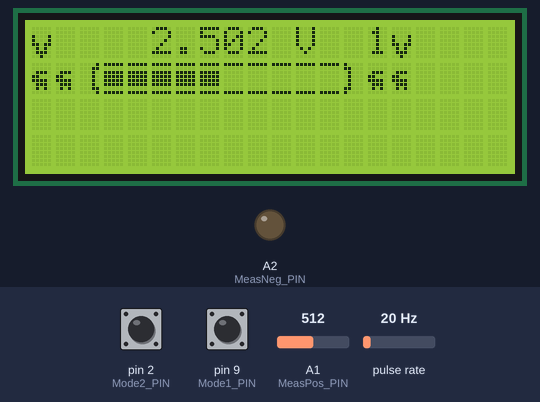
Bench run of a sketch on a simulated Arduino Uno, built with avr-gcc and run on an emulated ATmega328P. Shown: 20×4 character LCD, output pins drawn as LEDs (lit = HIGH). Wiring (inferred from the names in the program): pulse sensor: data pin 8. The inputs (shaded band) are chosen by the test bench; at power-on: pin 2 (Mode2_PIN) HIGH, A1 (MeasPos_PIN) = 512, pin 9 (Mode1_PIN) HIGH, pulse rate 20 Hz. What the sketch prints to the serial monitor is not drawn.

Above: at 1.3 s.
1.4 s: pin 2 (Mode2_PIN) pulled LOW for 0.15 s
At 1.53 s:
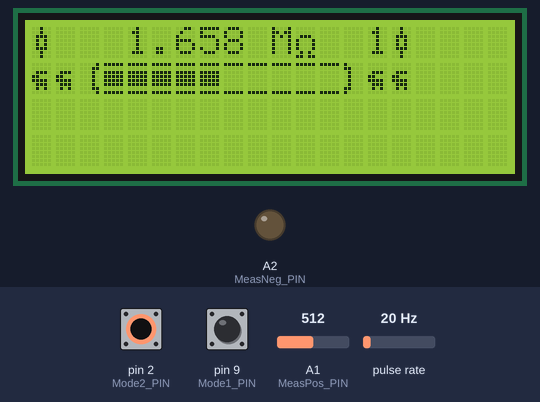
3.1 s: A1 (MeasPos_PIN) set to 212
At 4.2 s:
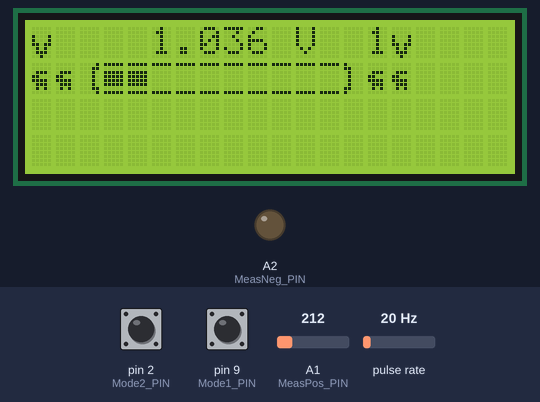
4.6 s: A1 (MeasPos_PIN) set to 195
At 5.2 s:
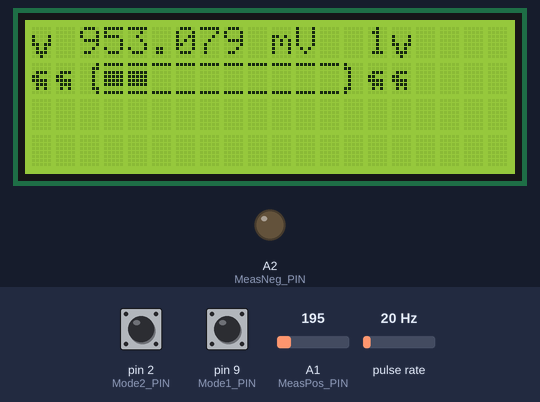
6.1 s: pin 9 (Mode1_PIN) pulled LOW for 0.15 s
At 7.2 s:
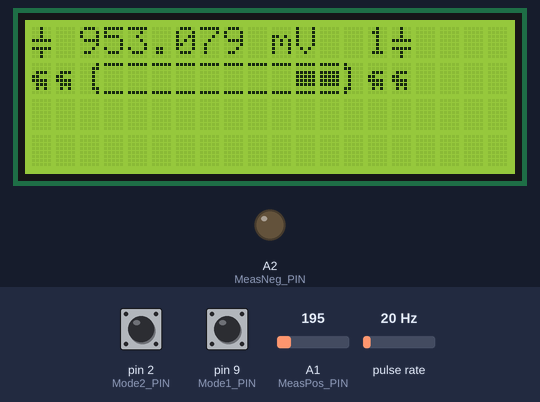
7.7 s: A1 (MeasPos_PIN) set to 306
At 8.8 s:
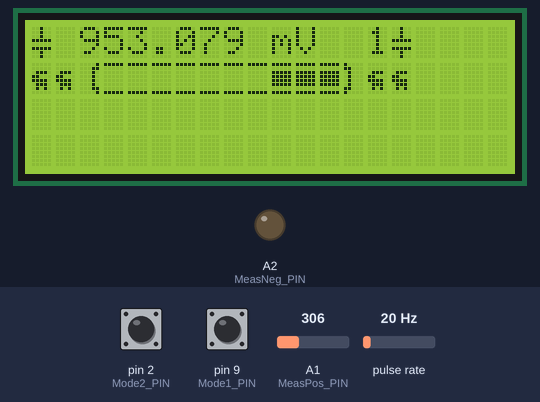
9.2 s: A1 (MeasPos_PIN) set to 282
Timing chart, 0 to 11.7 s (numbered marks = the images above; inputs shaded):
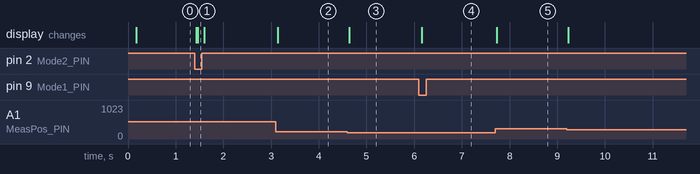

Measured:
- the behaviour switches between 205 and 204 on A1 (MeasPos_PIN) (found by bisection; images 2 and 3)
- after the input at 1.4 s, the display: first changes at once (image 1 shows a later state)
- after the input at 3.1 s, the display: changes at once (image 2)
- after the input at 4.6 s, the display: changes at once (image 3)
- after the input at 6.1 s, the display: changes after 0.06 s (image 4)
- after the input at 7.7 s, the display: changes at once (image 5)

The sketch:

Arduino_Multimeter.ino
```cpp
#include <Wire.h>
#include <LiquidCrystal_I2C.h>
#include <avr/interrupt.h>


const unsigned long R1_Value = 1655000ul;
const unsigned long R2_Value = 218000ul;
const unsigned long R3_Value = 18070ul;
const unsigned long R4_Value = 467ul;
const unsigned long R_Values[] = {R1_Value, R2_Value, R3_Value, R4_Value};

const int R1_PIN = 3;
const int R2_PIN = 4;
const int R3_PIN = 5;
const int R4_PIN = 8;
const int R_PINS[] = {R1_PIN, R2_PIN, R3_PIN, R4_PIN};

const int Mode1_PIN = 9;
const int Mode2_PIN = 2;

const int MeasPos_PIN = A1;
const int MeasNeg_PIN = A2;

const int Comp1_PIN = 6;
const int Comp2_PIN = 7;

int selected_R =0;


//define Custom Characters
LiquidCrystal_I2C lcd(0x27,20,4);
uint8_t ohmCahr[8] = {0x00, 0x00, 0x0E, 0x11, 0x11, 0x11, 0x0A, 0x1B};
uint8_t susCahr[8] = {0x00, 0x00, 0x0E, 0x18, 0x1E, 0x0E, 0x0A, 0x00};
uint8_t capCahr[8] = {0x04, 0x04, 0x04, 0x1F, 0x00, 0x1F, 0x04, 0x04};
uint8_t resCahr[8] = {0x04, 0x04, 0x0E, 0x0A, 0x0A, 0x0E, 0x04, 0x04};
uint8_t volCahr[8] = {0x00, 0x00, 0x11, 0x11, 0x1B, 0x0A, 0x0E, 0x04};
uint8_t Load1Cahr[8] = {0x01, 0x03, 0x02, 0x02, 0x02, 0x02, 0x03, 0x01};
uint8_t Load2Cahr[8] = {0x10, 0x18, 0x08, 0x08, 0x08, 0x08, 0x18, 0x10};
uint8_t Load3Cahr[8] = {0x1F, 0x00, 0x00, 0x00, 0x00, 0x00, 0x00, 0x1F};
uint8_t Load4Cahr[8] = {0x1F, 0x00, 0x1F, 0x1F, 0x1F, 0x1F, 0x00, 0x1F};
uint8_t Load5Cahr[8] = {0x1F, 0x00, 0x1F, 0x1F, 0x1F, 0x1F, 0x00, 0x1F};


//Timer
volatile int ovfCount= 0;
volatile unsigned long count = 0;
volatile bool inSetup  = true;
volatile bool CaptFlag = false;
ISR(TIMER1_CAPT_vect){
  // for some reason interrupt triggers after starting timer
  if (inSetup) return;
  if (!digitalRead(MeasPos_PIN)) return;


  count = (((unsigned long)ovfCount)*65536ul) + ((unsigned int)ICR1);
  ovfCount = 0;
  CaptFlag = true;

  DisableCount();

}

ISR(TIMER1_OVF_vect){
  ovfCount++;
}

unsigned long getCurrentCount(){
  return (((unsigned long)ovfCount)*65536ul) + ((unsigned int)TCNT1);
}

void Init_Comparator_Timer(){
   TCCR1A = 0;
   TCCR1B = (1<<ICNC1);//|(1<<ICES1); //prescaler of 8
   PORTB &=~((1<<PD6)|(1<<PD7));
   DDRB  &=~((1<<PD6)|(1<<PD7));
   ACSR  |= (1<<ACIC);

   EnableCount();
   delay(1);
   DisableCount();
   inSetup = false;
}

void EnableCount(){
  cli();
  ovfCount= 0;
  TCNT1= 0;
  TIFR1  =0;
  TCCR1B |= (1<<CS11);
  TIMSK1 |= (1<<ICIE1) |(1<<TOIE1);
  TIFR1  =0;
  sei();
}

void DisableCount(){
  TIMSK1 &= ~(1<<ICIE1);
  TCCR1B &= ~(1<<CS11);
}

void setup(){
  //setup inputs
  pinMode(MeasPos_PIN, INPUT);
  pinMode(MeasNeg_PIN, INPUT);


  pinMode(Mode1_PIN, INPUT_PULLUP);
  pinMode(Mode2_PIN, INPUT_PULLUP);


  pinMode(R1_PIN, INPUT);
  pinMode(R2_PIN, INPUT);
  pinMode(R3_PIN, INPUT);
  pinMode(R4_PIN, INPUT);

  Init_Comparator_Timer();

  Serial.begin(9600);
  while (!Serial) {
    ;
  }

  //setup LCD
  lcd.init();
  lcd.backlight();

  lcd.createChar(0, ohmCahr);
  lcd.createChar(1, susCahr);
  lcd.createChar(2, capCahr);
  //lcd.createChar(2, resCahr);
  lcd.createChar(3, Load1Cahr);
  lcd.createChar(4, Load2Cahr);
  lcd.createChar(5, Load3Cahr);
  lcd.createChar(6, Load4Cahr);

  lcd.home();

  lcd.setCursor(0, 1);
  lcd.write(1);
  lcd.write(1);
  lcd.setCursor(14, 1);
  lcd.write(1);
  lcd.write(1);
  lcd.setCursor(0, 0);
  lcd.write(2);
  lcd.setCursor(15, 0);
  lcd.write(2);

}


bool firstPass = true;
void loop(){
  lcd.setCursor(14, 0);
  lcd.print((char)(selected_R+49));

  if (!digitalRead(Mode1_PIN)){
    lcd.createChar(2, capCahr);

    pinMode(MeasNeg_PIN, OUTPUT);
    digitalWrite(MeasNeg_PIN, LOW);
    pinMode(MeasPos_PIN, INPUT);

    pinMode(R1_PIN, INPUT);
    pinMode(R2_PIN, INPUT);
    pinMode(R3_PIN, INPUT);
    pinMode(R4_PIN, OUTPUT);
    digitalWrite(R4_PIN, LOW);

    //Wait until the cap is discharged
    int inVolt =0;
    while((inVolt = analogRead(MeasPos_PIN)) > 1){
      displayILoadingBar((1024-inVolt));

    }
    displayILoadingBar(1024);
    delay(1);
    pinMode(R4_PIN, INPUT);


    //Load cap and time loading time
    EnableCount();
    pinMode(R_PINS[selected_R], OUTPUT);
    digitalWrite(R_PINS[selected_R], HIGH);

    while(!CaptFlag){
      int aread = analogRead(MeasPos_PIN);
      displayLoadingBar(aread*3/2);

      // change resister if too big and restart measurement
      if(firstPass && (getCurrentCount()>800000ul)){
        firstPass = false;
        selected_R = 3;
        DisableCount();
        return;
      }
    }
    CaptFlag = false;
    displayLoadingBar(1024);

    double cval = (count/ (1.0986122886681096913952452369225*2000000ul))/R_Values[selected_R];
    printValue(cval);
    lcd.print("F");
    Serial.println("F");

    if (count < 2000000ul){//change resister if too small
      if (selected_R > 0)
        selected_R--;
      else
        firstPass = true;
    }

  }
  else if (!digitalRead(Mode2_PIN)){
    firstPass = true;
    lcd.createChar(2, resCahr);

    pinMode(R1_PIN, INPUT);
    pinMode(R2_PIN, INPUT);
    pinMode(R3_PIN, INPUT);
    pinMode(R4_PIN, INPUT);

    pinMode(MeasNeg_PIN, OUTPUT);
    digitalWrite(MeasNeg_PIN, LOW);
    pinMode(MeasPos_PIN, INPUT);


    pinMode(R_PINS[selected_R], OUTPUT);
    digitalWrite(R_PINS[selected_R], HIGH);

    delay(1);

    int sum = 0;
    for(int i = 0; i<8; i++){
      sum+= analogRead(MeasPos_PIN);
    }

    displayLoadingBar(sum/8);
    double rVal = R_Values[selected_R]*(1023*8.0/(1023*8-sum)-1);

    printValue(rVal);
    lcd.write(0);
    Serial.println("Ohm");

    //Adjust resister
    if (sum > 1024ul*8*9/10){
      if (selected_R>0) selected_R--;
    }
    else if (sum < 1024ul*8/10){
      if (selected_R<3) selected_R++;
    }
    delay(100);


  }
  else {
    firstPass = true;
    lcd.createChar(2, volCahr);

    pinMode(R1_PIN, INPUT);
    pinMode(R2_PIN, INPUT);
    pinMode(R3_PIN, INPUT);
    pinMode(R4_PIN, INPUT);

    pinMode(MeasNeg_PIN, OUTPUT);
    digitalWrite(MeasNeg_PIN, LOW);
    pinMode(MeasPos_PIN, INPUT);

    delay(1);

    int sum = 0;
    for(int i = 0; i<8; i++){
      sum+= analogRead(MeasPos_PIN);
    }

    displayLoadingBar(sum/8);
    double vval = 5.0 * sum /(1023*8);

    printValue(vval);
    lcd.write('V');
    Serial.println("V");

  }

}


void displayLoadingBar( int adcVal){
  int temp = (adcVal*50ul+512)/1024;

  char customload = (0xFE<<4-(temp%5));
  Load5Cahr[2] = customload;
  Load5Cahr[3] = customload;
  Load5Cahr[4] = customload;
  Load5Cahr[5] = customload;
  lcd.createChar(7, Load5Cahr);


  lcd.setCursor(2, 1);
  lcd.write(3);
  adcVal -= 51;
  for(int i=0; i<10; i++){

    if (temp>= 5)
      lcd.write(6);
    else if(temp>0)
      lcd.write(7);
    else
      lcd.write(5);

    temp-=5;
  }
  lcd.write(4);
}

void displayILoadingBar( int adcVal){
  int temp = (adcVal*50ul+512)/1024;

  char customload = ~(0xFE<<4-(temp%5));
  Load5Cahr[2] = customload;
  Load5Cahr[3] = customload;
  Load5Cahr[4] = customload;
  Load5Cahr[5] = customload;
  lcd.createChar(7, Load5Cahr);


  lcd.setCursor(2, 1);
  lcd.write(3);
  adcVal -= 51;
  for(int i=0; i<10; i++){

    if (temp>= 5)
      lcd.write(5);
    else if(temp>0)
      lcd.write(7);
    else
      lcd.write(6);

    temp-=5;
  }
  lcd.write(4);
}


//not fast in any way
void printValue(double d){

  char unit = 0;
  if(d > 1000){
    d/=1000;
    if(d > 1000){
      d/=1000;
      if(d > 1000){
        d/=1000;//Giga
        unit= 'G';
      }
      else{//Mega
        unit= 'M';
      }
    }
    else{//kilo
      unit= 'k';
    }
  }
  else if (d<1){
    d*= 1000;
    if(d>=1){
      unit = 'm';
    }
    else{
      d*= 1000;
      if(d>=1){
        unit = 'u';
      }
      else{
        d*= 1000;
        if(d>=1){
          unit = 'n';
        }
        else{
          d*= 1000;
          if(d>=1){
            unit = 'p';
          }
          else{
            d*= 1000;
            unit = 'f';
          }
        }
      }
    }
  }


  lcd.setCursor(2, 0);
  if (unit==0) lcd.print(" ");

  char sbuff[] = {0,0,0,0,0,0,0,0,0,0,0,0};
  dtostrf(d,7,3,sbuff);
  lcd.print(sbuff);
  Serial.print(sbuff);

  sprintf(sbuff," %c",unit);
  lcd.print(sbuff);
  Serial.print(sbuff);


}
```
